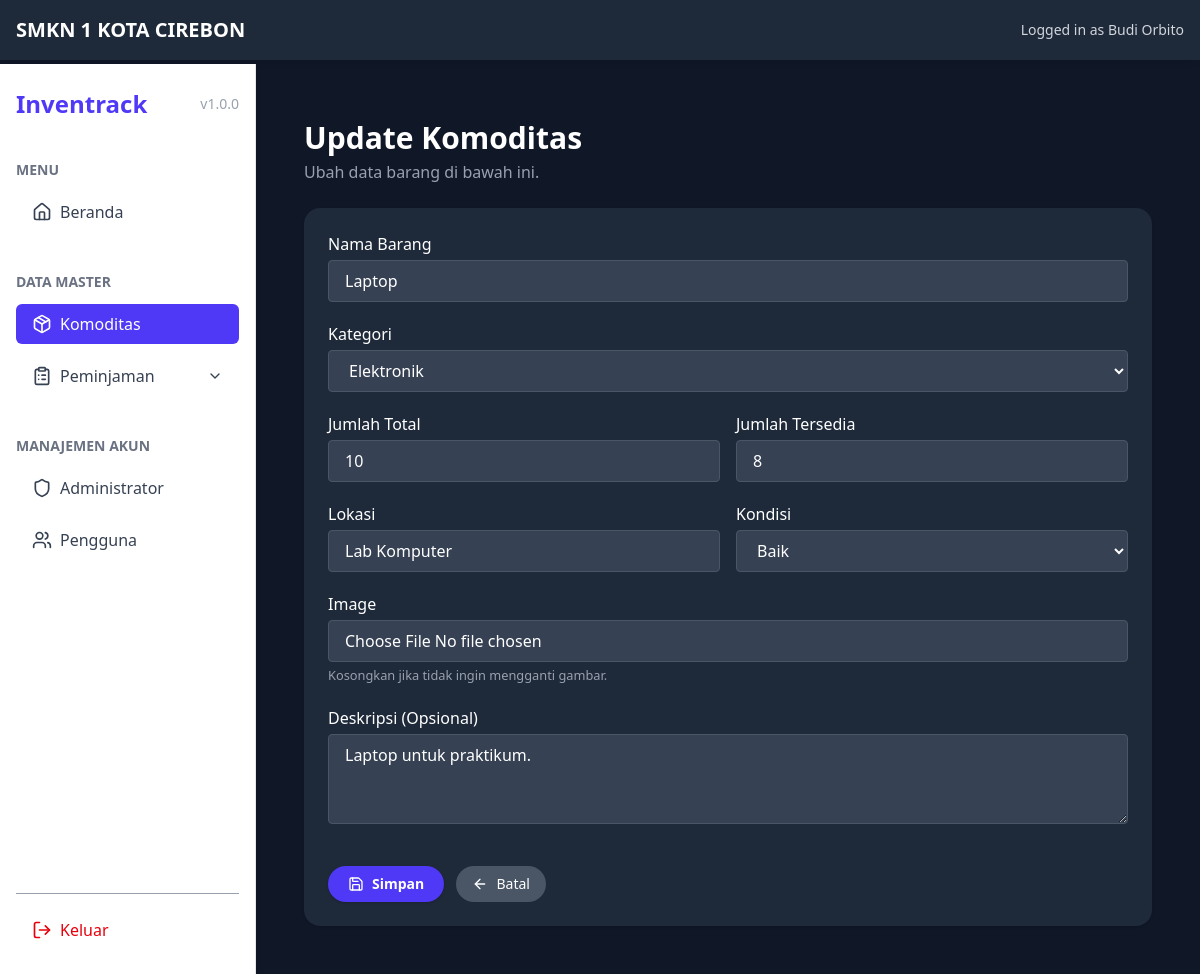
Screenshot of /pages/admin/komoditas/update.php?id=1 (signed in) with the database file from the repository.
### tables this page shows
CREATE TABLE `barang` (
  `id_barang` int(11) NOT NULL,
  `nama_barang` varchar(100) NOT NULL,
  `id_kategori` int(11) NOT NULL,
  `jumlah_total` int(11) NOT NULL,
  `jumlah_tersedia` int(11) NOT NULL,
  `lokasi` varchar(100) DEFAULT NULL,
  `kondisi` varchar(50) DEFAULT NULL,
  `image` varchar(255) DEFAULT NULL,
  `deskripsi` text DEFAULT NULL,
  `created_at` timestamp NOT NULL DEFAULT current_timestamp(),
  `updated_at` timestamp NOT NULL DEFAULT current_timestamp() ON UPDATE current_timestamp()
);

CREATE TABLE `kategori` (
  `id_kategori` int(11) NOT NULL,
  `nama_kategori` varchar(100) NOT NULL,
  `created_at` timestamp NOT NULL DEFAULT current_timestamp(),
  `updated_at` timestamp NOT NULL DEFAULT current_timestamp() ON UPDATE current_timestamp()
);

### config/functions.php (called while the page is built, shortened)
<?php
$hostname = 'localhost';
$username = 'root';
$password = '';
$dbname = 'sistem_peminjaman';
$connection = new mysqli($hostname, $username, $password, $dbname);
function query($query)
{
    global $connection;
    $result = mysqli_query($connection, $query);
    $rows = [];
    while ($row = mysqli_fetch_assoc($result)) {
        $rows[] = $row;
    }
    return $rows;
}

### pages/admin/komoditas/update.php (the view, shortened to what this page needs)
<?php
require_once '../../../config/functions.php';
$kategori = query("SELECT * FROM kategori ORDER BY nama_kategori ASC");
$id_barang = isset($_GET['id']) ? intval($_GET['id']) : 0;
$barang = query("SELECT * FROM barang WHERE id_barang = $id_barang");
$data = $barang[0];
include '../../../includes/header.php';
include '../../../includes/sidebar.php';
?>
<div class="md:ml-64 min-h-screen bg-gray-900 text-white p-6 pt-24">
    <main class="p-6">
        <div class="mb-6">
            <h1 class="text-3xl font-bold mb-1">Update Komoditas</h1>
            <p class="text-gray-400">Ubah data barang di bawah ini.</p>
        </div>
        <form action="proses_update.php" method="POST" enctype="multipart/form-data" class="bg-gray-800 rounded-2xl shadow p-6 space-y-5">
            <div>
                <label class="block mb-1 font-medium">Nama Barang</label>
                <input type="text" name="nama_barang" required value="<?= htmlspecialchars($data['nama_barang']) ?>" class="w-full px-4 py-2 rounded bg-gray-700 border border-gray-600 focus:outline-none focus:ring-2 focus:ring-indigo-500">
            </div>
            <div>
                <label class="block mb-1 font-medium">Kategori</label>
                <select name="id_kategori" required class="w-full px-4 py-2 rounded bg-gray-700 border border-gray-600 focus:outline-none focus:ring-2 focus:ring-indigo-500">
                    <?php foreach ($kategori as $kat): ?>
                        <option value="<?= $kat['id_kategori'] ?>" <?= $kat['id_kategori'] == $data['id_kategori'] ? 'selected' : '' ?>>
                            <?= htmlspecialchars($kat['nama_kategori']) ?>
                        </option>
                    <?php endforeach; ?>
                </select>
            </div>
            <div class="grid grid-cols-1 md:grid-cols-2 gap-4">
                <div>
                    <label class="block mb-1 font-medium">Jumlah Total</label>
                    <input type="number" name="jumlah_total" required value="<?= $data['jumlah_total'] ?>" class="w-full px-4 py-2 rounded bg-gray-700 border border-gray-600 focus:outline-none focus:ring-2 focus:ring-indigo-500">
                </div>
                <div>
                    <label class="block mb-1 font-medium">Jumlah Tersedia</label>
                    <input type="number" name="jumlah_tersedia" required value="<?= $data['jumlah_tersedia'] ?>" class="w-full px-4 py-2 rounded bg-gray-700 border border-gray-600 focus:outline-none focus:ring-2 focus:ring-indigo-500">
                </div>
            </div>
            <div class="grid grid-cols-1 md:grid-cols-2 gap-4">
                <div>
                    <label class="block mb-1 font-medium">Lokasi</label>
                    <input type="text" name="lokasi" required value="<?= htmlspecialchars($data['lokasi']) ?>" class="w-full px-4 py-2 rounded bg-gray-700 border border-gray-600 focus:outline-none focus:ring-2 focus:ring-indigo-500">
                </div>
                <div>
                    <label class="block mb-1 font-medium">Kondisi</label>
                    <select name="kondisi" required class="w-full px-4 py-2 rounded bg-gray-700 border border-gray-600 focus:outline-none focus:ring-2 focus:ring-indigo-500">
                        <option value="Baik" <?= $data['kondisi'] == 'Baik' ? 'selected' : '' ?>>Baik</option>
                    </select>
                </div>
            </div>
            <div>
                <label class="block mb-1 font-medium">Image</label>
                <input type="file" name="image" accept="image/*" class="w-full px-4 py-2 rounded bg-gray-700 border border-gray-600 focus:outline-none focus:ring-2 focus:ring-indigo-500" onchange="previewFile(this)">
                <small class="text-gray-400">Kosongkan jika tidak ingin mengganti gambar.</small>
            </div>
            <div>
                <label class="block mb-1 font-medium">Deskripsi (Opsional)</label>
                <textarea name="deskripsi" rows="3" class="w-full px-4 py-2 rounded bg-gray-700 border border-gray-600 focus:outline-none focus:ring-2 focus:ring-indigo-500"><?= htmlspecialchars($data['deskripsi']) ?></textarea>
            </div>
            <div class="pt-4">
                <button type="submit" name="updateKomoditas" class="inline-flex items-center px-5 py-2 bg-indigo-600 hover:bg-indigo-700 rounded-full text-sm font-semibold text-white shadow">
                    <i data-lucide="save" class="w-4 h-4 mr-2"></i> Simpan
                </button>
                <a href="read.php" class="ml-2 inline-flex items-center px-4 py-2 bg-gray-600 hover:bg-gray-700 rounded-full text-sm text-white">
                    <i data-lucide="arrow-left" class="w-4 h-4 mr-2"></i> Batal
                </a>
            </div>
        </form>
    </main>
</div>
<?php include '../../../includes/footer.php'; ?>

### rows the page displays
barang: nama_barang "Laptop", id_kategori "Elektronik", jumlah_total "10", jumlah_tersedia "8", lokasi "Lab Komputer", kondisi "Baik", deskripsi "Laptop untuk praktikum."

### other values shown
$_SESSION['nama_admin'] "Budi Orbito"
